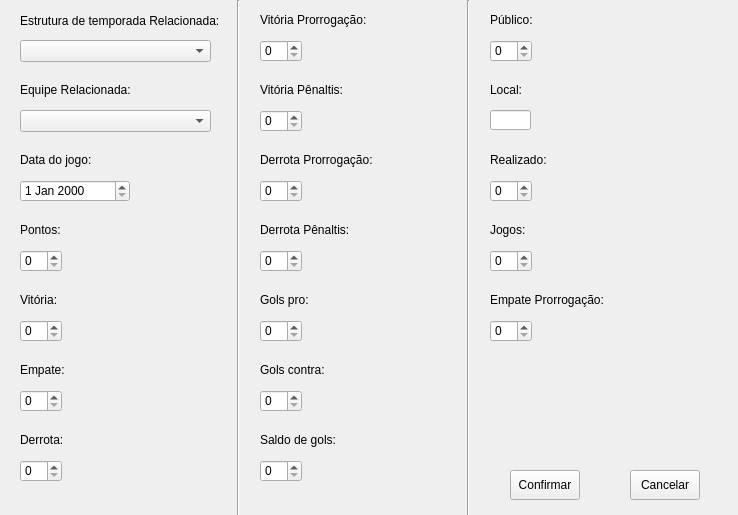
<?xml version="1.0" encoding="UTF-8"?>
<ui version="4.0">
 <class>cadastroClassificacao</class>
 <widget class="QWidget" name="cadastroClassificacao">
  <property name="geometry">
   <rect>
    <x>0</x>
    <y>0</y>
    <width>738</width>
    <height>515</height>
   </rect>
  </property>
  <property name="windowTitle">
   <string>Form</string>
  </property>
  <widget class="QLabel" name="label_41">
   <property name="geometry">
    <rect>
     <x>20</x>
     <y>360</y>
     <width>151</width>
     <height>20</height>
    </rect>
   </property>
   <property name="text">
    <string>Empate:</string>
   </property>
  </widget>
  <widget class="QLabel" name="label_51">
   <property name="geometry">
    <rect>
     <x>260</x>
     <y>290</y>
     <width>51</width>
     <height>20</height>
    </rect>
   </property>
   <property name="text">
    <string>Gols pro:</string>
   </property>
  </widget>
  <widget class="QLabel" name="label_54">
   <property name="geometry">
    <rect>
     <x>260</x>
     <y>220</y>
     <width>91</width>
     <height>20</height>
    </rect>
   </property>
   <property name="text">
    <string>Derrota Pênaltis:</string>
   </property>
  </widget>
  <widget class="QLabel" name="label_50">
   <property name="geometry">
    <rect>
     <x>20</x>
     <y>10</y>
     <width>251</width>
     <height>21</height>
    </rect>
   </property>
   <property name="text">
    <string>Estrutura de temporada Relacionada:</string>
   </property>
  </widget>
  <widget class="QLabel" name="label_46">
   <property name="geometry">
    <rect>
     <x>490</x>
     <y>10</y>
     <width>171</width>
     <height>20</height>
    </rect>
   </property>
   <property name="text">
    <string>Público:</string>
   </property>
  </widget>
  <widget class="QLabel" name="label_55">
   <property name="geometry">
    <rect>
     <x>490</x>
     <y>290</y>
     <width>141</width>
     <height>20</height>
    </rect>
   </property>
   <property name="text">
    <string>Empate Prorrogação:</string>
   </property>
  </widget>
  <widget class="QLabel" name="label_43">
   <property name="geometry">
    <rect>
     <x>260</x>
     <y>10</y>
     <width>161</width>
     <height>20</height>
    </rect>
   </property>
   <property name="text">
    <string>Vitória Prorrogação:</string>
   </property>
  </widget>
  <widget class="QLabel" name="label_49">
   <property name="geometry">
    <rect>
     <x>490</x>
     <y>220</y>
     <width>141</width>
     <height>20</height>
    </rect>
   </property>
   <property name="text">
    <string>Jogos:</string>
   </property>
  </widget>
  <widget class="QLabel" name="label_39">
   <property name="geometry">
    <rect>
     <x>20</x>
     <y>220</y>
     <width>51</width>
     <height>20</height>
    </rect>
   </property>
   <property name="text">
    <string>Pontos:</string>
   </property>
  </widget>
  <widget class="QLabel" name="label_48">
   <property name="geometry">
    <rect>
     <x>260</x>
     <y>360</y>
     <width>71</width>
     <height>20</height>
    </rect>
   </property>
   <property name="text">
    <string>Gols contra:</string>
   </property>
  </widget>
  <widget class="QLabel" name="label_26">
   <property name="geometry">
    <rect>
     <x>20</x>
     <y>150</y>
     <width>71</width>
     <height>20</height>
    </rect>
   </property>
   <property name="text">
    <string>Data do jogo:</string>
   </property>
  </widget>
  <widget class="QLabel" name="label_53">
   <property name="geometry">
    <rect>
     <x>260</x>
     <y>430</y>
     <width>151</width>
     <height>20</height>
    </rect>
   </property>
   <property name="text">
    <string>Saldo de gols:</string>
   </property>
  </widget>
  <widget class="QLabel" name="label_44">
   <property name="geometry">
    <rect>
     <x>260</x>
     <y>80</y>
     <width>141</width>
     <height>20</height>
    </rect>
   </property>
   <property name="text">
    <string>Vitória Pênaltis:</string>
   </property>
  </widget>
  <widget class="QLabel" name="label_45">
   <property name="geometry">
    <rect>
     <x>260</x>
     <y>150</y>
     <width>141</width>
     <height>20</height>
    </rect>
   </property>
   <property name="text">
    <string>Derrota Prorrogação:</string>
   </property>
  </widget>
  <widget class="QLabel" name="label_27">
   <property name="geometry">
    <rect>
     <x>20</x>
     <y>80</y>
     <width>171</width>
     <height>20</height>
    </rect>
   </property>
   <property name="text">
    <string>Equipe Relacionada:</string>
   </property>
  </widget>
  <widget class="QLabel" name="label_40">
   <property name="geometry">
    <rect>
     <x>20</x>
     <y>290</y>
     <width>51</width>
     <height>20</height>
    </rect>
   </property>
   <property name="text">
    <string>Vitória:</string>
   </property>
  </widget>
  <widget class="QLabel" name="label_52">
   <property name="geometry">
    <rect>
     <x>490</x>
     <y>80</y>
     <width>161</width>
     <height>20</height>
    </rect>
   </property>
   <property name="text">
    <string>Local:</string>
   </property>
  </widget>
  <widget class="QLabel" name="label_42">
   <property name="geometry">
    <rect>
     <x>20</x>
     <y>430</y>
     <width>171</width>
     <height>20</height>
    </rect>
   </property>
   <property name="text">
    <string>Derrota:</string>
   </property>
  </widget>
  <widget class="QLabel" name="label_47">
   <property name="geometry">
    <rect>
     <x>490</x>
     <y>150</y>
     <width>141</width>
     <height>20</height>
    </rect>
   </property>
   <property name="text">
    <string>Realizado:</string>
   </property>
  </widget>
  <widget class="QComboBox" name="estruturaTemporadaRelacionada">
   <property name="geometry">
    <rect>
     <x>20</x>
     <y>40</y>
     <width>191</width>
     <height>22</height>
    </rect>
   </property>
  </widget>
  <widget class="Line" name="line">
   <property name="geometry">
    <rect>
     <x>230</x>
     <y>0</y>
     <width>16</width>
     <height>521</height>
    </rect>
   </property>
   <property name="orientation">
    <enum>Qt::Vertical</enum>
   </property>
  </widget>
  <widget class="Line" name="line_2">
   <property name="geometry">
    <rect>
     <x>460</x>
     <y>0</y>
     <width>16</width>
     <height>521</height>
    </rect>
   </property>
   <property name="orientation">
    <enum>Qt::Vertical</enum>
   </property>
  </widget>
  <widget class="QComboBox" name="equipeRelacionada">
   <property name="geometry">
    <rect>
     <x>20</x>
     <y>110</y>
     <width>191</width>
     <height>22</height>
    </rect>
   </property>
  </widget>
  <widget class="QDateEdit" name="Data">
   <property name="geometry">
    <rect>
     <x>20</x>
     <y>180</y>
     <width>110</width>
     <height>22</height>
    </rect>
   </property>
  </widget>
  <widget class="QSpinBox" name="Pontos">
   <property name="geometry">
    <rect>
     <x>20</x>
     <y>250</y>
     <width>42</width>
     <height>22</height>
    </rect>
   </property>
  </widget>
  <widget class="QSpinBox" name="Vitoria">
   <property name="geometry">
    <rect>
     <x>20</x>
     <y>320</y>
     <width>42</width>
     <height>22</height>
    </rect>
   </property>
  </widget>
  <widget class="QSpinBox" name="Empate">
   <property name="geometry">
    <rect>
     <x>20</x>
     <y>390</y>
     <width>42</width>
     <height>22</height>
    </rect>
   </property>
  </widget>
  <widget class="QSpinBox" name="VitoriaProrrogacao">
   <property name="geometry">
    <rect>
     <x>260</x>
     <y>40</y>
     <width>42</width>
     <height>22</height>
    </rect>
   </property>
  </widget>
  <widget class="QSpinBox" name="VitoriaPenaltis">
   <property name="geometry">
    <rect>
     <x>260</x>
     <y>110</y>
     <width>42</width>
     <height>22</height>
    </rect>
   </property>
  </widget>
  <widget class="QSpinBox" name="Derrota">
   <property name="geometry">
    <rect>
     <x>20</x>
     <y>460</y>
     <width>42</width>
     <height>22</height>
    </rect>
   </property>
  </widget>
  <widget class="QSpinBox" name="DerrotaPenaltis">
   <property name="geometry">
    <rect>
     <x>260</x>
     <y>250</y>
     <width>42</width>
     <height>22</height>
    </rect>
   </property>
  </widget>
  <widget class="QSpinBox" name="GolsPro">
   <property name="geometry">
    <rect>
     <x>260</x>
     <y>320</y>
     <width>42</width>
     <height>22</height>
    </rect>
   </property>
  </widget>
  <widget class="QSpinBox" name="DerrotaProrrogacao">
   <property name="geometry">
    <rect>
     <x>260</x>
     <y>180</y>
     <width>42</width>
     <height>22</height>
    </rect>
   </property>
  </widget>
  <widget class="QSpinBox" name="GolsContra">
   <property name="geometry">
    <rect>
     <x>260</x>
     <y>390</y>
     <width>42</width>
     <height>22</height>
    </rect>
   </property>
  </widget>
  <widget class="QSpinBox" name="SaldoGols">
   <property name="geometry">
    <rect>
     <x>260</x>
     <y>460</y>
     <width>42</width>
     <height>22</height>
    </rect>
   </property>
  </widget>
  <widget class="QSpinBox" name="Jogos">
   <property name="geometry">
    <rect>
     <x>490</x>
     <y>250</y>
     <width>42</width>
     <height>22</height>
    </rect>
   </property>
  </widget>
  <widget class="QSpinBox" name="EmpateProrrogacao">
   <property name="geometry">
    <rect>
     <x>490</x>
     <y>320</y>
     <width>42</width>
     <height>22</height>
    </rect>
   </property>
  </widget>
  <widget class="QSpinBox" name="Realizado">
   <property name="geometry">
    <rect>
     <x>490</x>
     <y>180</y>
     <width>42</width>
     <height>22</height>
    </rect>
   </property>
  </widget>
  <widget class="QSpinBox" name="Publico">
   <property name="geometry">
    <rect>
     <x>490</x>
     <y>40</y>
     <width>42</width>
     <height>22</height>
    </rect>
   </property>
  </widget>
  <widget class="QPushButton" name="cancelar">
   <property name="enabled">
    <bool>true</bool>
   </property>
   <property name="geometry">
    <rect>
     <x>630</x>
     <y>470</y>
     <width>70</width>
     <height>30</height>
    </rect>
   </property>
   <property name="text">
    <string>Cancelar</string>
   </property>
  </widget>
  <widget class="QPushButton" name="confirmar">
   <property name="enabled">
    <bool>true</bool>
   </property>
   <property name="geometry">
    <rect>
     <x>510</x>
     <y>470</y>
     <width>70</width>
     <height>30</height>
    </rect>
   </property>
   <property name="text">
    <string>Confirmar</string>
   </property>
  </widget>
  <widget class="QLineEdit" name="Local">
   <property name="geometry">
    <rect>
     <x>490</x>
     <y>110</y>
     <width>41</width>
     <height>20</height>
    </rect>
   </property>
  </widget>
 </widget>
 <resources/>
 <connections/>
</ui>
